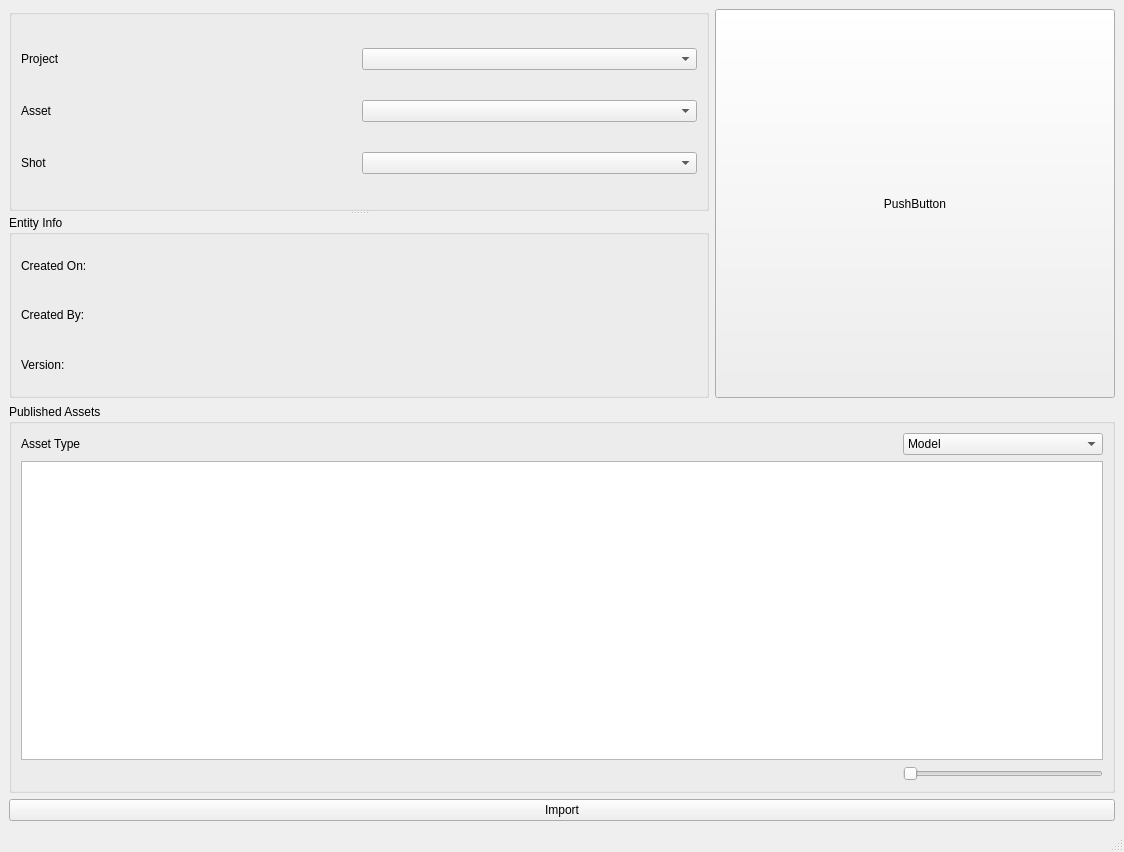
<?xml version="1.0" encoding="UTF-8"?>
<ui version="4.0">
 <class>MainWindow</class>
 <widget class="QMainWindow" name="MainWindow">
  <property name="geometry">
   <rect>
    <x>0</x>
    <y>0</y>
    <width>1124</width>
    <height>852</height>
   </rect>
  </property>
  <property name="windowTitle">
   <string>MainWindow</string>
  </property>
  <widget class="QWidget" name="centralwidget">
   <layout class="QGridLayout" name="gridLayout_4">
    <item row="0" column="0">
     <widget class="QSplitter" name="splitter">
      <property name="orientation">
       <enum>Qt::Vertical</enum>
      </property>
      <widget class="QGroupBox" name="groupBox_3">
       <property name="title">
        <string/>
       </property>
       <layout class="QGridLayout" name="gridLayout_3">
        <item row="5" column="1">
         <widget class="QComboBox" name="comboBox_shot"/>
        </item>
        <item row="4" column="0">
         <widget class="QLabel" name="label_2">
          <property name="text">
           <string>Asset</string>
          </property>
         </widget>
        </item>
        <item row="3" column="0">
         <widget class="QLabel" name="label">
          <property name="text">
           <string>Project</string>
          </property>
         </widget>
        </item>
        <item row="5" column="0">
         <widget class="QLabel" name="label_3">
          <property name="text">
           <string>Shot</string>
          </property>
         </widget>
        </item>
        <item row="4" column="1">
         <widget class="QComboBox" name="comboBox_asset"/>
        </item>
        <item row="3" column="1">
         <widget class="QComboBox" name="comboBox_project"/>
        </item>
       </layout>
      </widget>
      <widget class="QGroupBox" name="groupBox">
       <property name="title">
        <string>Entity Info</string>
       </property>
       <layout class="QGridLayout" name="gridLayout">
        <item row="1" column="0">
         <widget class="QLabel" name="label_5">
          <property name="text">
           <string>Created By:</string>
          </property>
         </widget>
        </item>
        <item row="2" column="1">
         <widget class="QLabel" name="label_version">
          <property name="text">
           <string/>
          </property>
         </widget>
        </item>
        <item row="2" column="0">
         <widget class="QLabel" name="label_6">
          <property name="text">
           <string>Version:</string>
          </property>
         </widget>
        </item>
        <item row="0" column="0">
         <widget class="QLabel" name="label_4">
          <property name="text">
           <string>Created On:</string>
          </property>
         </widget>
        </item>
        <item row="0" column="1">
         <widget class="QLabel" name="label_created_on">
          <property name="text">
           <string/>
          </property>
         </widget>
        </item>
        <item row="1" column="1">
         <widget class="QLabel" name="label_created_by">
          <property name="text">
           <string/>
          </property>
         </widget>
        </item>
       </layout>
      </widget>
     </widget>
    </item>
    <item row="1" column="0" colspan="2">
     <widget class="QGroupBox" name="groupBox_2">
      <property name="title">
       <string>Published Assets</string>
      </property>
      <layout class="QGridLayout" name="gridLayout_2">
       <item row="1" column="0">
        <widget class="QLabel" name="label_7">
         <property name="text">
          <string>Asset Type</string>
         </property>
        </widget>
       </item>
       <item row="1" column="1">
        <widget class="QComboBox" name="comboBox_asset_type">
         <item>
          <property name="text">
           <string>Model</string>
          </property>
         </item>
         <item>
          <property name="text">
           <string>Image</string>
          </property>
         </item>
         <item>
          <property name="text">
           <string>Scene</string>
          </property>
         </item>
         <item>
          <property name="text">
           <string>Rig</string>
          </property>
         </item>
         <item>
          <property name="text">
           <string>FX</string>
          </property>
         </item>
         <item>
          <property name="text">
           <string>Animation</string>
          </property>
         </item>
         <item>
          <property name="text">
           <string>Texture</string>
          </property>
         </item>
         <item>
          <property name="text">
           <string>Lighting</string>
          </property>
         </item>
        </widget>
       </item>
       <item row="2" column="0" colspan="2">
        <widget class="QTableWidget" name="tableWidget_found_assets"/>
       </item>
       <item row="3" column="1">
        <widget class="QSlider" name="horizontalSlider">
         <property name="maximumSize">
          <size>
           <width>200</width>
           <height>16777215</height>
          </size>
         </property>
         <property name="minimum">
          <number>1</number>
         </property>
         <property name="maximum">
          <number>100</number>
         </property>
         <property name="orientation">
          <enum>Qt::Horizontal</enum>
         </property>
        </widget>
       </item>
      </layout>
     </widget>
    </item>
    <item row="0" column="1">
     <widget class="QPushButton" name="pushButton">
      <property name="sizePolicy">
       <sizepolicy hsizetype="Expanding" vsizetype="Fixed">
        <horstretch>0</horstretch>
        <verstretch>0</verstretch>
       </sizepolicy>
      </property>
      <property name="minimumSize">
       <size>
        <width>200</width>
        <height>200</height>
       </size>
      </property>
      <property name="maximumSize">
       <size>
        <width>400</width>
        <height>400</height>
       </size>
      </property>
      <property name="text">
       <string>PushButton</string>
      </property>
      <property name="checkable">
       <bool>false</bool>
      </property>
      <property name="default">
       <bool>false</bool>
      </property>
      <property name="flat">
       <bool>false</bool>
      </property>
     </widget>
    </item>
    <item row="2" column="0" colspan="2">
     <widget class="QPushButton" name="pushButton_2">
      <property name="text">
       <string>Import</string>
      </property>
     </widget>
    </item>
   </layout>
  </widget>
  <widget class="QMenuBar" name="menubar">
   <property name="geometry">
    <rect>
     <x>0</x>
     <y>0</y>
     <width>1124</width>
     <height>21</height>
    </rect>
   </property>
  </widget>
  <widget class="QStatusBar" name="statusbar"/>
 </widget>
 <resources/>
 <connections/>
</ui>
